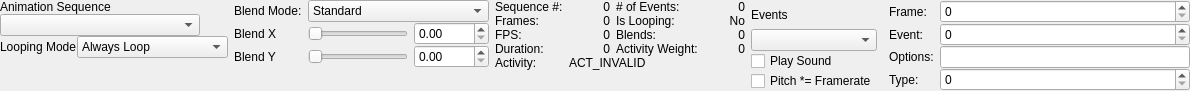
<?xml version="1.0" encoding="UTF-8"?>
<ui version="4.0">
 <class>ui::assets::studiomodel::StudioModelSequencesPanel</class>
 <widget class="QWidget" name="ui::assets::studiomodel::StudioModelSequencesPanel">
  <property name="geometry">
   <rect>
    <x>0</x>
    <y>0</y>
    <width>1121</width>
    <height>80</height>
   </rect>
  </property>
  <property name="windowTitle">
   <string>Form</string>
  </property>
  <layout class="QGridLayout" name="gridLayout">
   <property name="leftMargin">
    <number>0</number>
   </property>
   <property name="topMargin">
    <number>0</number>
   </property>
   <property name="rightMargin">
    <number>0</number>
   </property>
   <property name="bottomMargin">
    <number>0</number>
   </property>
   <property name="horizontalSpacing">
    <number>6</number>
   </property>
   <property name="verticalSpacing">
    <number>0</number>
   </property>
   <item row="2" column="2">
    <widget class="QWidget" name="widget_3" native="true">
     <property name="sizePolicy">
      <sizepolicy hsizetype="Fixed" vsizetype="Preferred">
       <horstretch>0</horstretch>
       <verstretch>0</verstretch>
      </sizepolicy>
     </property>
     <property name="minimumSize">
      <size>
       <width>250</width>
       <height>0</height>
      </size>
     </property>
     <property name="maximumSize">
      <size>
       <width>250</width>
       <height>16777215</height>
      </size>
     </property>
     <layout class="QGridLayout" name="gridLayout_4">
      <property name="leftMargin">
       <number>0</number>
      </property>
      <property name="topMargin">
       <number>0</number>
      </property>
      <property name="rightMargin">
       <number>0</number>
      </property>
      <property name="bottomMargin">
       <number>0</number>
      </property>
      <property name="horizontalSpacing">
       <number>6</number>
      </property>
      <property name="verticalSpacing">
       <number>0</number>
      </property>
      <item row="1" column="1">
       <widget class="QLabel" name="FrameCountLabel">
        <property name="text">
         <string>0</string>
        </property>
        <property name="alignment">
         <set>Qt::AlignRight|Qt::AlignTrailing|Qt::AlignVCenter</set>
        </property>
       </widget>
      </item>
      <item row="1" column="3">
       <widget class="QLabel" name="IsLoopingLabel">
        <property name="text">
         <string>No</string>
        </property>
        <property name="alignment">
         <set>Qt::AlignRight|Qt::AlignTrailing|Qt::AlignVCenter</set>
        </property>
       </widget>
      </item>
      <item row="2" column="1">
       <widget class="QLabel" name="FPSLabel">
        <property name="text">
         <string>0</string>
        </property>
        <property name="alignment">
         <set>Qt::AlignRight|Qt::AlignTrailing|Qt::AlignVCenter</set>
        </property>
       </widget>
      </item>
      <item row="6" column="0">
       <spacer name="verticalSpacer_4">
        <property name="orientation">
         <enum>Qt::Vertical</enum>
        </property>
        <property name="sizeHint" stdset="0">
         <size>
          <width>20</width>
          <height>0</height>
         </size>
        </property>
       </spacer>
      </item>
      <item row="0" column="0">
       <widget class="QLabel" name="label_5">
        <property name="text">
         <string>Sequence #:</string>
        </property>
       </widget>
      </item>
      <item row="2" column="2">
       <widget class="QLabel" name="label_9">
        <property name="text">
         <string>Blends:</string>
        </property>
       </widget>
      </item>
      <item row="5" column="0">
       <widget class="QLabel" name="label_12">
        <property name="text">
         <string>Activity:</string>
        </property>
       </widget>
      </item>
      <item row="5" column="1" colspan="3">
       <widget class="QLabel" name="ActivityNameLabel">
        <property name="text">
         <string>ACT_INVALID</string>
        </property>
       </widget>
      </item>
      <item row="2" column="3">
       <widget class="QLabel" name="BlendCountLabel">
        <property name="text">
         <string>0</string>
        </property>
        <property name="alignment">
         <set>Qt::AlignRight|Qt::AlignTrailing|Qt::AlignVCenter</set>
        </property>
       </widget>
      </item>
      <item row="3" column="1">
       <widget class="QLabel" name="DurationLabel">
        <property name="text">
         <string>0</string>
        </property>
        <property name="alignment">
         <set>Qt::AlignRight|Qt::AlignTrailing|Qt::AlignVCenter</set>
        </property>
       </widget>
      </item>
      <item row="1" column="0">
       <widget class="QLabel" name="label_6">
        <property name="text">
         <string>Frames:</string>
        </property>
       </widget>
      </item>
      <item row="3" column="3">
       <widget class="QLabel" name="ActivityWeightLabel">
        <property name="text">
         <string>0</string>
        </property>
        <property name="alignment">
         <set>Qt::AlignRight|Qt::AlignTrailing|Qt::AlignVCenter</set>
        </property>
       </widget>
      </item>
      <item row="0" column="1">
       <widget class="QLabel" name="SequenceLabel">
        <property name="text">
         <string>0</string>
        </property>
        <property name="alignment">
         <set>Qt::AlignRight|Qt::AlignTrailing|Qt::AlignVCenter</set>
        </property>
       </widget>
      </item>
      <item row="3" column="2">
       <widget class="QLabel" name="label_13">
        <property name="text">
         <string>Activity Weight:</string>
        </property>
       </widget>
      </item>
      <item row="2" column="0">
       <widget class="QLabel" name="label_7">
        <property name="text">
         <string>FPS:</string>
        </property>
       </widget>
      </item>
      <item row="0" column="2">
       <widget class="QLabel" name="label_10">
        <property name="text">
         <string># of Events:</string>
        </property>
       </widget>
      </item>
      <item row="3" column="0">
       <widget class="QLabel" name="label_8">
        <property name="text">
         <string>Duration:</string>
        </property>
       </widget>
      </item>
      <item row="1" column="2">
       <widget class="QLabel" name="label_11">
        <property name="text">
         <string>Is Looping:</string>
        </property>
       </widget>
      </item>
      <item row="0" column="3">
       <widget class="QLabel" name="EventCountLabel">
        <property name="text">
         <string>0</string>
        </property>
        <property name="alignment">
         <set>Qt::AlignRight|Qt::AlignTrailing|Qt::AlignVCenter</set>
        </property>
       </widget>
      </item>
     </layout>
    </widget>
   </item>
   <item row="3" column="0">
    <spacer name="verticalSpacer">
     <property name="orientation">
      <enum>Qt::Vertical</enum>
     </property>
     <property name="sizeHint" stdset="0">
      <size>
       <width>20</width>
       <height>0</height>
      </size>
     </property>
    </spacer>
   </item>
   <item row="2" column="1">
    <widget class="QWidget" name="widget_2" native="true">
     <layout class="QGridLayout" name="gridLayout_3">
      <property name="leftMargin">
       <number>0</number>
      </property>
      <property name="topMargin">
       <number>0</number>
      </property>
      <property name="rightMargin">
       <number>0</number>
      </property>
      <property name="bottomMargin">
       <number>0</number>
      </property>
      <property name="horizontalSpacing">
       <number>6</number>
      </property>
      <property name="verticalSpacing">
       <number>0</number>
      </property>
      <item row="2" column="1">
       <widget class="QSlider" name="BlendXSlider">
        <property name="sizePolicy">
         <sizepolicy hsizetype="Fixed" vsizetype="Fixed">
          <horstretch>0</horstretch>
          <verstretch>0</verstretch>
         </sizepolicy>
        </property>
        <property name="minimumSize">
         <size>
          <width>100</width>
          <height>0</height>
         </size>
        </property>
        <property name="maximumSize">
         <size>
          <width>100</width>
          <height>16777215</height>
         </size>
        </property>
        <property name="orientation">
         <enum>Qt::Horizontal</enum>
        </property>
       </widget>
      </item>
      <item row="4" column="1">
       <spacer name="verticalSpacer_3">
        <property name="orientation">
         <enum>Qt::Vertical</enum>
        </property>
        <property name="sizeHint" stdset="0">
         <size>
          <width>20</width>
          <height>0</height>
         </size>
        </property>
       </spacer>
      </item>
      <item row="2" column="0">
       <widget class="QLabel" name="label_3">
        <property name="text">
         <string>Blend X</string>
        </property>
       </widget>
      </item>
      <item row="2" column="2">
       <widget class="QDoubleSpinBox" name="BlendXSpinner">
        <property name="sizePolicy">
         <sizepolicy hsizetype="Fixed" vsizetype="Fixed">
          <horstretch>0</horstretch>
          <verstretch>0</verstretch>
         </sizepolicy>
        </property>
        <property name="minimumSize">
         <size>
          <width>75</width>
          <height>0</height>
         </size>
        </property>
        <property name="maximumSize">
         <size>
          <width>75</width>
          <height>16777215</height>
         </size>
        </property>
       </widget>
      </item>
      <item row="3" column="2">
       <widget class="QDoubleSpinBox" name="BlendYSpinner">
        <property name="sizePolicy">
         <sizepolicy hsizetype="Fixed" vsizetype="Fixed">
          <horstretch>0</horstretch>
          <verstretch>0</verstretch>
         </sizepolicy>
        </property>
        <property name="minimumSize">
         <size>
          <width>75</width>
          <height>0</height>
         </size>
        </property>
        <property name="maximumSize">
         <size>
          <width>75</width>
          <height>16777215</height>
         </size>
        </property>
       </widget>
      </item>
      <item row="3" column="0">
       <widget class="QLabel" name="label_4">
        <property name="text">
         <string>Blend Y</string>
        </property>
       </widget>
      </item>
      <item row="3" column="1">
       <widget class="QSlider" name="BlendYSlider">
        <property name="sizePolicy">
         <sizepolicy hsizetype="Fixed" vsizetype="Fixed">
          <horstretch>0</horstretch>
          <verstretch>0</verstretch>
         </sizepolicy>
        </property>
        <property name="minimumSize">
         <size>
          <width>100</width>
          <height>0</height>
         </size>
        </property>
        <property name="maximumSize">
         <size>
          <width>100</width>
          <height>16777215</height>
         </size>
        </property>
        <property name="orientation">
         <enum>Qt::Horizontal</enum>
        </property>
       </widget>
      </item>
      <item row="1" column="1" colspan="2">
       <widget class="QComboBox" name="BlendMode">
        <item>
         <property name="text">
          <string>Standard</string>
         </property>
        </item>
        <item>
         <property name="text">
          <string>Counter-Strike</string>
         </property>
        </item>
       </widget>
      </item>
      <item row="1" column="0">
       <widget class="QLabel" name="label_16">
        <property name="text">
         <string>Blend Mode:</string>
        </property>
       </widget>
      </item>
     </layout>
    </widget>
   </item>
   <item row="2" column="0">
    <widget class="QWidget" name="widget" native="true">
     <layout class="QGridLayout" name="gridLayout_2">
      <property name="leftMargin">
       <number>0</number>
      </property>
      <property name="topMargin">
       <number>0</number>
      </property>
      <property name="rightMargin">
       <number>0</number>
      </property>
      <property name="bottomMargin">
       <number>0</number>
      </property>
      <property name="spacing">
       <number>0</number>
      </property>
      <item row="2" column="0">
       <widget class="QLabel" name="label_2">
        <property name="sizePolicy">
         <sizepolicy hsizetype="Fixed" vsizetype="Preferred">
          <horstretch>0</horstretch>
          <verstretch>0</verstretch>
         </sizepolicy>
        </property>
        <property name="text">
         <string>Looping Mode</string>
        </property>
       </widget>
      </item>
      <item row="3" column="0" colspan="2">
       <spacer name="verticalSpacer_2">
        <property name="orientation">
         <enum>Qt::Vertical</enum>
        </property>
        <property name="sizeHint" stdset="0">
         <size>
          <width>20</width>
          <height>0</height>
         </size>
        </property>
       </spacer>
      </item>
      <item row="1" column="0" colspan="2">
       <widget class="QComboBox" name="SequenceComboBox">
        <property name="sizePolicy">
         <sizepolicy hsizetype="Fixed" vsizetype="Fixed">
          <horstretch>0</horstretch>
          <verstretch>0</verstretch>
         </sizepolicy>
        </property>
        <property name="minimumSize">
         <size>
          <width>200</width>
          <height>0</height>
         </size>
        </property>
        <property name="maximumSize">
         <size>
          <width>200</width>
          <height>16777215</height>
         </size>
        </property>
       </widget>
      </item>
      <item row="0" column="0" colspan="2">
       <widget class="QLabel" name="label">
        <property name="text">
         <string>Animation Sequence</string>
        </property>
       </widget>
      </item>
      <item row="2" column="1">
       <widget class="QComboBox" name="LoopingModeComboBox">
        <item>
         <property name="text">
          <string>Always Loop</string>
         </property>
        </item>
        <item>
         <property name="text">
          <string>Never Loop</string>
         </property>
        </item>
        <item>
         <property name="text">
          <string>Use Sequence Setting</string>
         </property>
        </item>
       </widget>
      </item>
     </layout>
    </widget>
   </item>
   <item row="2" column="4">
    <spacer name="horizontalSpacer">
     <property name="orientation">
      <enum>Qt::Horizontal</enum>
     </property>
     <property name="sizeHint" stdset="0">
      <size>
       <width>0</width>
       <height>20</height>
      </size>
     </property>
    </spacer>
   </item>
   <item row="2" column="3">
    <widget class="QWidget" name="widget_4" native="true">
     <layout class="QGridLayout" name="gridLayout_5">
      <property name="leftMargin">
       <number>0</number>
      </property>
      <property name="topMargin">
       <number>0</number>
      </property>
      <property name="rightMargin">
       <number>0</number>
      </property>
      <property name="bottomMargin">
       <number>0</number>
      </property>
      <property name="horizontalSpacing">
       <number>6</number>
      </property>
      <property name="verticalSpacing">
       <number>0</number>
      </property>
      <item row="0" column="2" rowspan="4">
       <widget class="QWidget" name="EventInfoWidget" native="true">
        <property name="sizePolicy">
         <sizepolicy hsizetype="Preferred" vsizetype="Preferred">
          <horstretch>0</horstretch>
          <verstretch>0</verstretch>
         </sizepolicy>
        </property>
        <property name="minimumSize">
         <size>
          <width>0</width>
          <height>0</height>
         </size>
        </property>
        <property name="maximumSize">
         <size>
          <width>16777215</width>
          <height>16777215</height>
         </size>
        </property>
        <layout class="QGridLayout" name="gridLayout_6">
         <property name="leftMargin">
          <number>0</number>
         </property>
         <property name="topMargin">
          <number>0</number>
         </property>
         <property name="rightMargin">
          <number>0</number>
         </property>
         <property name="bottomMargin">
          <number>0</number>
         </property>
         <property name="horizontalSpacing">
          <number>6</number>
         </property>
         <property name="verticalSpacing">
          <number>0</number>
         </property>
         <item row="0" column="0">
          <widget class="QLabel" name="label_15">
           <property name="text">
            <string>Frame:</string>
           </property>
          </widget>
         </item>
         <item row="3" column="0">
          <widget class="QLabel" name="label_20">
           <property name="text">
            <string>Type:</string>
           </property>
          </widget>
         </item>
         <item row="4" column="0">
          <spacer name="verticalSpacer_6">
           <property name="orientation">
            <enum>Qt::Vertical</enum>
           </property>
           <property name="sizeHint" stdset="0">
            <size>
             <width>20</width>
             <height>0</height>
            </size>
           </property>
          </spacer>
         </item>
         <item row="1" column="0">
          <widget class="QLabel" name="label_18">
           <property name="text">
            <string>Event:</string>
           </property>
          </widget>
         </item>
         <item row="2" column="0">
          <widget class="QLabel" name="label_19">
           <property name="text">
            <string>Options:</string>
           </property>
          </widget>
         </item>
         <item row="5" column="0">
          <spacer name="verticalSpacer_5">
           <property name="orientation">
            <enum>Qt::Vertical</enum>
           </property>
           <property name="sizeHint" stdset="0">
            <size>
             <width>20</width>
             <height>0</height>
            </size>
           </property>
          </spacer>
         </item>
         <item row="0" column="1">
          <widget class="QSpinBox" name="EventFrameIndex"/>
         </item>
         <item row="1" column="1">
          <widget class="QSpinBox" name="EventId"/>
         </item>
         <item row="3" column="1">
          <widget class="QSpinBox" name="EventType"/>
         </item>
         <item row="2" column="1">
          <widget class="QLineEdit" name="EventOptions">
           <property name="sizePolicy">
            <sizepolicy hsizetype="Fixed" vsizetype="Fixed">
             <horstretch>0</horstretch>
             <verstretch>0</verstretch>
            </sizepolicy>
           </property>
           <property name="minimumSize">
            <size>
             <width>250</width>
             <height>0</height>
            </size>
           </property>
           <property name="maximumSize">
            <size>
             <width>250</width>
             <height>16777215</height>
            </size>
           </property>
           <property name="text">
            <string/>
           </property>
           <property name="maxLength">
            <number>63</number>
           </property>
          </widget>
         </item>
        </layout>
       </widget>
      </item>
      <item row="4" column="0" colspan="2">
       <spacer name="verticalSpacer_7">
        <property name="orientation">
         <enum>Qt::Vertical</enum>
        </property>
        <property name="sizeHint" stdset="0">
         <size>
          <width>20</width>
          <height>0</height>
         </size>
        </property>
       </spacer>
      </item>
      <item row="0" column="0" colspan="2">
       <widget class="QLabel" name="label_14">
        <property name="sizePolicy">
         <sizepolicy hsizetype="Fixed" vsizetype="Preferred">
          <horstretch>0</horstretch>
          <verstretch>0</verstretch>
         </sizepolicy>
        </property>
        <property name="text">
         <string>Events</string>
        </property>
       </widget>
      </item>
      <item row="1" column="0">
       <widget class="QComboBox" name="EventsComboBox"/>
      </item>
      <item row="2" column="0">
       <widget class="QCheckBox" name="PlaySound">
        <property name="text">
         <string>Play Sound</string>
        </property>
       </widget>
      </item>
      <item row="3" column="0">
       <widget class="QCheckBox" name="PitchFramerateAmplitude">
        <property name="text">
         <string>Pitch *= Framerate</string>
        </property>
       </widget>
      </item>
     </layout>
    </widget>
   </item>
  </layout>
 </widget>
 <resources/>
 <connections/>
</ui>
